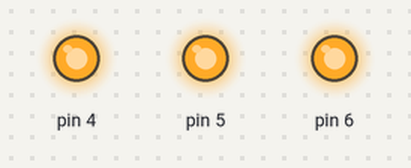
Bench run of a sketch on a simulated Arduino Uno, built with avr-gcc and run on an emulated ATmega328P. Shown: output pins drawn as LEDs (lit = HIGH).

Above: at 0.2 s.
At 1.7 s:
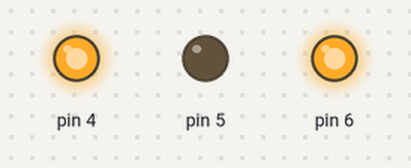
At 3.7 s:
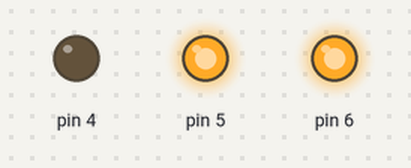
At 5.7 s:
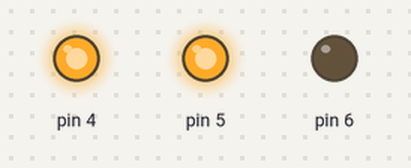
Timing chart, 0 to 6.9 s (numbered marks = the images above):
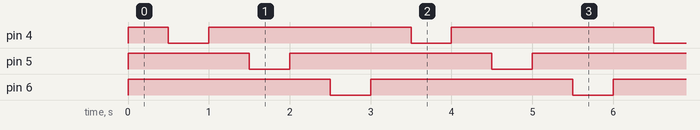

The sketch:

hacking-led-strip-blink_red_green_blue.ino
```cpp
void setup() {
  pinMode(4,OUTPUT); //-green
  pinMode(5,OUTPUT); //-red
  pinMode(6,OUTPUT); //-blue
}


void loop() {

  digitalWrite(4,HIGH);
  digitalWrite(5,HIGH);
  digitalWrite(6,HIGH);
  delay(500);
  digitalWrite(4,LOW);
  delay(500);

  digitalWrite(5,HIGH);
  digitalWrite(6,HIGH);
  digitalWrite(4,HIGH);
  delay(500);
  digitalWrite(5,LOW);
  delay(500);

  digitalWrite(6,HIGH);
  digitalWrite(4,HIGH);
  digitalWrite(5,HIGH);

  delay(500);
  digitalWrite(6,LOW);
  delay(500);


}
```

Measured:
- by itself, pin 4, pin 5: repeats every 3.0 s: LOW 0.50 s, HIGH 2.5 s
- by itself, pin 6: alternates HIGH for 2.5 s and LOW for 0.50 s
- by itself, everything shown: repeats every 3.0 s, in 6 steps
